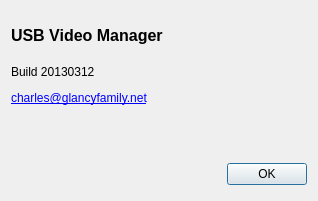
<?xml version="1.0" encoding="UTF-8"?>
<ui version="4.0">
 <class>AboutDialog</class>
 <widget class="QDialog" name="AboutDialog">
  <property name="geometry">
   <rect>
    <x>0</x>
    <y>0</y>
    <width>318</width>
    <height>201</height>
   </rect>
  </property>
  <property name="windowTitle">
   <string>About</string>
  </property>
  <property name="modal">
   <bool>true</bool>
  </property>
  <layout class="QVBoxLayout" name="verticalLayout_3">
   <item>
    <layout class="QHBoxLayout" name="horizontalLayout">
     <item>
      <layout class="QVBoxLayout" name="verticalLayout">
       <item>
        <widget class="QLabel" name="nameLabel">
         <property name="font">
          <font>
           <pointsize>12</pointsize>
           <weight>75</weight>
           <bold>true</bold>
          </font>
         </property>
         <property name="text">
          <string>USB Video Manager</string>
         </property>
        </widget>
       </item>
       <item>
        <widget class="QLabel" name="buildLabel">
         <property name="text">
          <string>&lt;html&gt;&lt;head/&gt;&lt;body&gt;&lt;p&gt;Build 20130312&lt;/p&gt;&lt;p&gt;&lt;a href=&quot;mailto:charles@glancyfamily.net&quot;&gt;&lt;span style=&quot; text-decoration: underline; color:#0000ff;&quot;&gt;charles@glancyfamily.net&lt;/span&gt;&lt;/a&gt;&lt;/p&gt;&lt;p&gt;&lt;br/&gt;&lt;/p&gt;&lt;/body&gt;&lt;/html&gt;</string>
         </property>
        </widget>
       </item>
      </layout>
     </item>
     <item>
      <layout class="QVBoxLayout" name="verticalLayout_2">
       <item>
        <widget class="QLabel" name="appIcon">
         <property name="minimumSize">
          <size>
           <width>128</width>
           <height>128</height>
          </size>
         </property>
         <property name="maximumSize">
          <size>
           <width>128</width>
           <height>128</height>
          </size>
         </property>
         <property name="text">
          <string/>
         </property>
        </widget>
       </item>
       <item>
        <spacer name="verticalSpacer_2">
         <property name="orientation">
          <enum>Qt::Vertical</enum>
         </property>
         <property name="sizeHint" stdset="0">
          <size>
           <width>20</width>
           <height>40</height>
          </size>
         </property>
        </spacer>
       </item>
      </layout>
     </item>
    </layout>
   </item>
   <item>
    <spacer name="verticalSpacer">
     <property name="orientation">
      <enum>Qt::Vertical</enum>
     </property>
     <property name="sizeHint" stdset="0">
      <size>
       <width>20</width>
       <height>42</height>
      </size>
     </property>
    </spacer>
   </item>
   <item>
    <layout class="QHBoxLayout">
     <property name="spacing">
      <number>6</number>
     </property>
     <property name="leftMargin">
      <number>0</number>
     </property>
     <property name="topMargin">
      <number>0</number>
     </property>
     <property name="rightMargin">
      <number>0</number>
     </property>
     <property name="bottomMargin">
      <number>0</number>
     </property>
     <item>
      <spacer>
       <property name="orientation">
        <enum>Qt::Horizontal</enum>
       </property>
       <property name="sizeHint" stdset="0">
        <size>
         <width>131</width>
         <height>31</height>
        </size>
       </property>
      </spacer>
     </item>
     <item>
      <widget class="QPushButton" name="okButton">
       <property name="text">
        <string>OK</string>
       </property>
       <property name="default">
        <bool>true</bool>
       </property>
      </widget>
     </item>
    </layout>
   </item>
  </layout>
 </widget>
 <resources/>
 <connections>
  <connection>
   <sender>okButton</sender>
   <signal>clicked()</signal>
   <receiver>AboutDialog</receiver>
   <slot>accept()</slot>
   <hints>
    <hint type="sourcelabel">
     <x>278</x>
     <y>253</y>
    </hint>
    <hint type="destinationlabel">
     <x>96</x>
     <y>254</y>
    </hint>
   </hints>
  </connection>
 </connections>
</ui>
